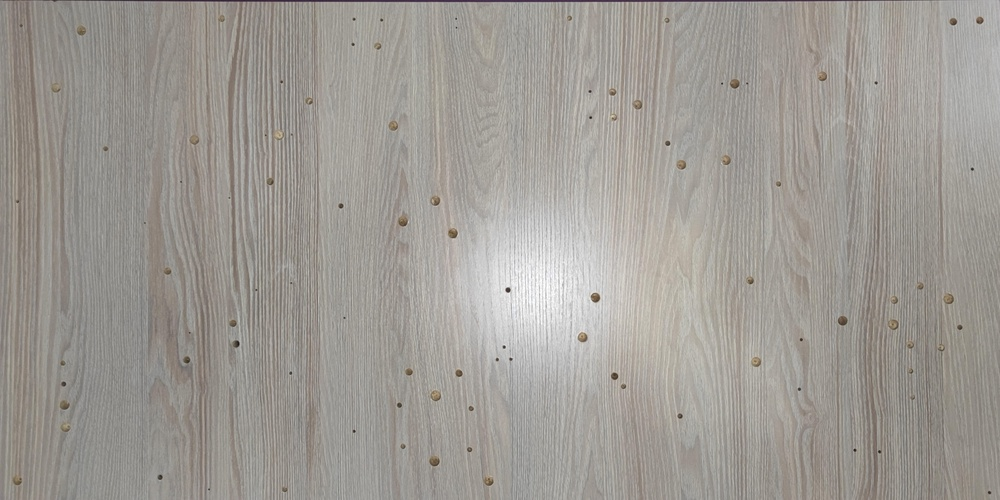
#> input picture project/real_detection/res.jpg, 1000 x 500 px, shrunk from 10000 x 5000 before the run
$ jupyter execute UseSVC.ipynb   (shell and % lines are left out)
#> lines starting #> are read from the running program, lines starting #| are printed output that depends on the picture; after the words box and inside, x2 and y2 are one past the last pixel; in counts of white or black regions, pixels touching at a corner belong together
[cell 1]
import numpy as np
import cv2
from matplotlib import pyplot as plt
from skimage.io import imread, imsave
from sklearn.svm import LinearSVC

[cell 2]
def flatten_img(img):
    x, y, c = img.shape
    return img.reshape((x * y, c))

[cell 3]
img = imread('res.jpg')
#> img is the input picture: shape (500, 1000, 3); mean R, G, B 158.4, 154.3, 148.5
plt.imshow(img)

[cell 4]
svc = LinearSVC()

[cell 5]
# Assign parameters from FindHolesSVC to fit model
svc.coef_ = np.asarray([[ 0.05897537, 0.03026204, -0.11213523]])
svc.intercept_ = np.asarray([0.10923962])
svc.classes_ = np.asarray([0., 1.])

[cell 6]
pred_svc = svc.predict(flatten_img(img))

[cell 7]
img_mask = pred_svc.reshape(img.shape[0], img.shape[1]).astype(np.uint8)
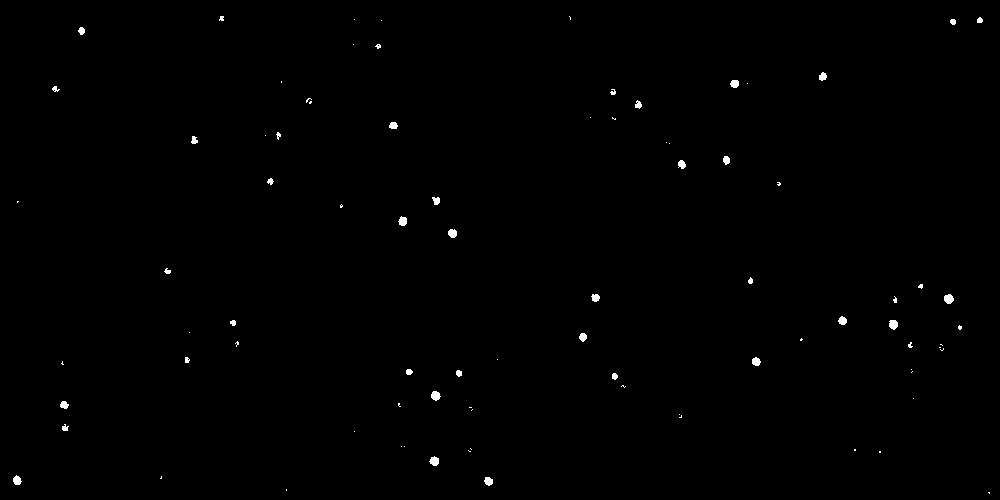
#> img_mask: shape (500, 1000); values 0 (black) and 1 (white), 0.38% white; 85 white regions (48 under 20 px), largest, box (x1, y1, x2, y2) and area: (944, 294, 954, 304) 76, (889, 320, 898, 330) 72, (431, 391, 441, 401) 72
plt.figure(figsize=(16, 9))
plt.imshow(img_mask, cmap='gray')

[cell 8]
imsave('mask_svc.png', img_mask * 255)
